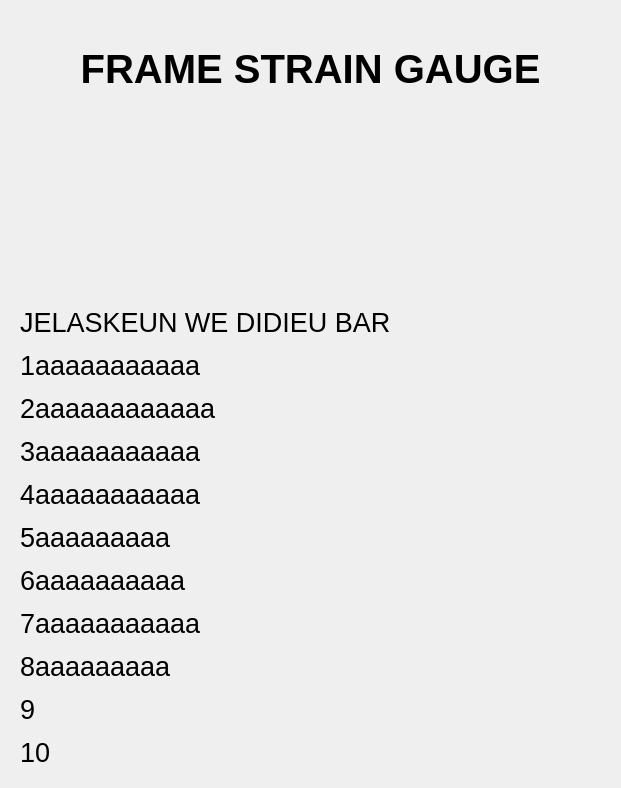
             <widget class="QWidget" name="scrollAreaWidgetContents_10">
              <property name="geometry">
               <rect>
                <x>0</x>
                <y>0</y>
                <width>621</width>
                <height>788</height>
               </rect>
              </property>
              <layout class="QVBoxLayout" name="verticalLayout_35">
               <item>
                <widget class="QFrame" name="Frame_FSG_information">
                 <layout class="QVBoxLayout" name="verticalLayout_FSG_information">
                  <item>
                   <widget class="QLabel" name="label_Judul_FSG_information">
                    <property name="font">
                     <font>
                      <pointsize>30</pointsize>
                      <weight>75</weight>
                      <bold>true</bold>
                     </font>
                    </property>
                    <property name="text">
                     <string>FRAME STRAIN GAUGE</string>
                    </property>
                    <property name="alignment">
                     <set>Qt::AlignCenter</set>
                    </property>
                   </widget>
                  </item>
                  <item>
                   <spacer name="verticalSpacer_1_FSG_information">
                    <property name="orientation">
                     <enum>Qt::Vertical</enum>
                    </property>
                    <property name="sizeType">
                     <enum>QSizePolicy::Minimum</enum>
                    </property>
                    <property name="sizeHint" stdset="0">
                     <size>
                      <width>20</width>
                      <height>40</height>
                     </size>
                    </property>
                   </spacer>
                  </item>
                  <item>
                   <widget class="QLabel" name="label_Pict_1_FSG_information">
                    <property name="enabled">
                     <bool>true</bool>
                    </property>
                    <property name="sizePolicy">
                     <sizepolicy hsizetype="Preferred" vsizetype="Preferred">
                      <horstretch>0</horstretch>
                      <verstretch>0</verstretch>
                     </sizepolicy>
                    </property>
                    <property name="autoFillBackground">
                     <bool>false</bool>
                    </property>
                    <property name="text">
                     <string/>
                    </property>
                    <property name="pixmap">
                     <pixmap resource="Resource_Foto.qrc">:/FSG/gambar/Strain Gauge Frame.png</pixmap>
                    </property>
                    <property name="alignment">
                     <set>Qt::AlignCenter</set>
                    </property>
                   </widget>
                  </item>
                  <item>
                   <spacer name="verticalSpacer_2_FSG_information">
                    <property name="orientation">
                     <enum>Qt::Vertical</enum>
                    </property>
                    <property name="sizeType">
                     <enum>QSizePolicy::Minimum</enum>
                    </property>
                    <property name="sizeHint" stdset="0">
                     <size>
                      <width>20</width>
                      <height>40</height>
                     </size>
                    </property>
                   </spacer>
                  </item>
                  <item>
                   <widget class="QLabel" name="label_FSG_information">
                    <property name="font">
                     <font>
                      <pointsize>20</pointsize>
                     </font>
                    </property>
                    <property name="text">
                     <string>&lt;html&gt;&lt;head/&gt;&lt;body&gt;&lt;p&gt;JELASKEUN WE DIDIEU BAR&lt;/p&gt;&lt;p&gt;1aaaaaaaaaaa&lt;/p&gt;&lt;p&gt;2aaaaaaaaaaaa&lt;/p&gt;&lt;p&gt;3aaaaaaaaaaa&lt;/p&gt;&lt;p&gt;4aaaaaaaaaaa&lt;/p&gt;&lt;p&gt;5aaaaaaaaa&lt;/p&gt;&lt;p&gt;6aaaaaaaaaa&lt;/p&gt;&lt;p&gt;7aaaaaaaaaaa&lt;/p&gt;&lt;p&gt;8aaaaaaaaa&lt;/p&gt;&lt;p&gt;9&lt;/p&gt;&lt;p&gt;10&lt;/p&gt;&lt;/body&gt;&lt;/html&gt;</string>
                    </property>
                   </widget>
                  </item>
                 </layout>
                </widget>
               </item>
              </layout>
             </widget>
